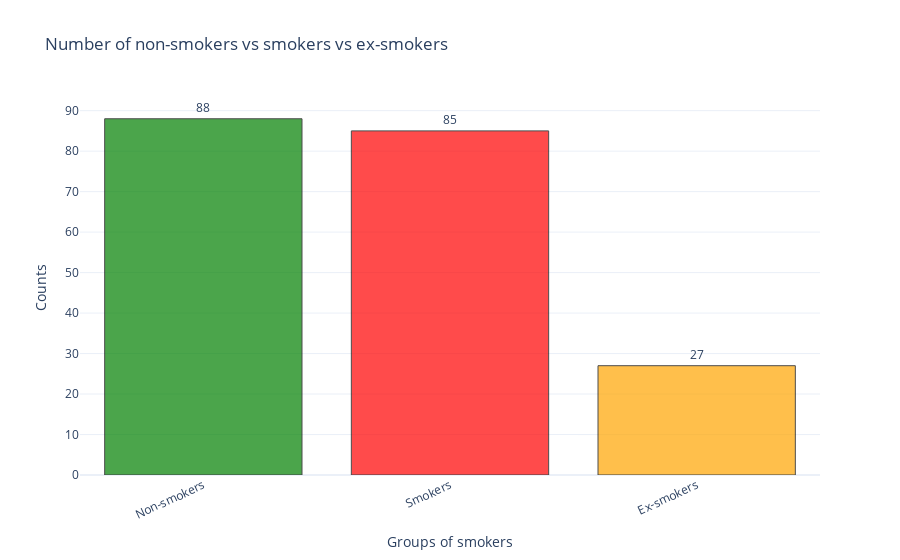

Notebook code for this chart:
### Code cell
smokers_fig = go.Figure()

smokers_fig.add_trace(go.Bar(
    x=['Non-smokers', 'Smokers', 'Ex-smokers'],
    y=df.Smoke.value_counts().values.tolist(),
    text=df.Smoke.value_counts().values.tolist(),
    textposition='outside',
    hovertext=['44% are non-smokers', '42.5% are smokers', '13.5% are ex-smokers'],
    marker={'color':['green', 'rgba(255, 0, 0, 1)', 'orange'],
            'line':{'color':'black', 'width':1},
            'opacity':0.7}
))

smokers_fig.update_layout(title='Number of non-smokers vs smokers vs ex-smokers')

smokers_fig.update_layout(xaxis = dict(title='Groups of smokers'),
                          xaxis_tickangle=-25,
                          yaxis=dict(title='Counts'))

smokers_fig.show()

### Figure 1 — Plotly figure (JSON) as saved in the notebook; plotly's stock layout.template omitted (floating-point values rounded to 4 significant figures)
{"data": [{"hovertext": ["44% are non-smokers", "42.5% are smokers", "13.5% are ex-smokers"], "marker": {"color": ["green", "rgba(255, 0, 0, 1)", "orange"], "line": {"color": "black", "width": 1}, "opacity": 0.7}, "text": ["88", "85", "27"], "textposition": "outside", "type": "bar", "x": ["Non-smokers", "Smokers", "Ex-smokers"], "y": [88, 85, 27]}], "layout": {"title": {"text": "Number of non-smokers vs smokers vs ex-smokers"}, "xaxis": {"tickangle": -25, "title": {"text": "Groups of smokers"}}, "yaxis": {"title": {"text": "Counts"}}}}
